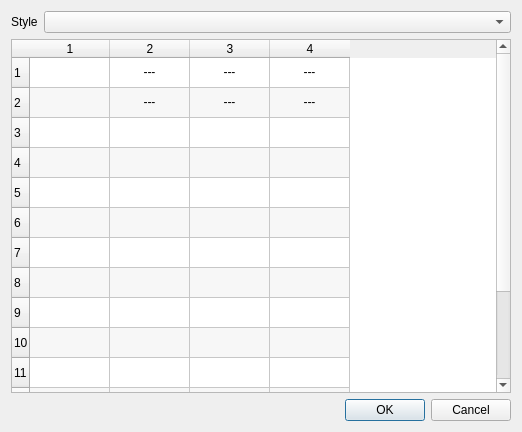
<?xml version="1.0" encoding="UTF-8"?>
<ui version="4.0">
 <class>CHighlighterDialog</class>
 <widget class="QDialog" name="CHighlighterDialog">
  <property name="geometry">
   <rect>
    <x>0</x>
    <y>0</y>
    <width>522</width>
    <height>432</height>
   </rect>
  </property>
  <property name="windowTitle">
   <string>Syntax highlighter</string>
  </property>
  <property name="locale">
   <locale language="English" country="UnitedKingdom"/>
  </property>
  <layout class="QFormLayout" name="formLayout">
   <item row="4" column="0" colspan="2">
    <widget class="QTableWidget" name="styleTable">
     <property name="sizePolicy">
      <sizepolicy hsizetype="Expanding" vsizetype="Expanding">
       <horstretch>0</horstretch>
       <verstretch>1</verstretch>
      </sizepolicy>
     </property>
     <property name="alternatingRowColors">
      <bool>true</bool>
     </property>
     <property name="selectionMode">
      <enum>QAbstractItemView::NoSelection</enum>
     </property>
     <property name="rowCount">
      <number>15</number>
     </property>
     <property name="columnCount">
      <number>4</number>
     </property>
     <attribute name="horizontalHeaderDefaultSectionSize">
      <number>80</number>
     </attribute>
     <row/>
     <row/>
     <row/>
     <row/>
     <row/>
     <row/>
     <row/>
     <row/>
     <row/>
     <row/>
     <row/>
     <row/>
     <row/>
     <row/>
     <row/>
     <column/>
     <column/>
     <column/>
     <column/>
     <item row="0" column="0">
      <property name="text">
       <string/>
      </property>
     </item>
     <item row="0" column="1">
      <property name="text">
       <string notr="true">---</string>
      </property>
      <property name="textAlignment">
       <set>AlignCenter</set>
      </property>
      <property name="flags">
       <set>NoItemFlags</set>
      </property>
     </item>
     <item row="0" column="2">
      <property name="text">
       <string notr="true">---</string>
      </property>
      <property name="textAlignment">
       <set>AlignCenter</set>
      </property>
      <property name="flags">
       <set>NoItemFlags</set>
      </property>
     </item>
     <item row="0" column="3">
      <property name="text">
       <string notr="true">---</string>
      </property>
      <property name="textAlignment">
       <set>AlignCenter</set>
      </property>
      <property name="flags">
       <set>NoItemFlags</set>
      </property>
     </item>
     <item row="1" column="0">
      <property name="text">
       <string/>
      </property>
     </item>
     <item row="1" column="1">
      <property name="text">
       <string notr="true">---</string>
      </property>
      <property name="textAlignment">
       <set>AlignCenter</set>
      </property>
      <property name="flags">
       <set>NoItemFlags</set>
      </property>
     </item>
     <item row="1" column="2">
      <property name="text">
       <string notr="true">---</string>
      </property>
      <property name="textAlignment">
       <set>AlignCenter</set>
      </property>
      <property name="flags">
       <set>NoItemFlags</set>
      </property>
     </item>
     <item row="1" column="3">
      <property name="text">
       <string notr="true">---</string>
      </property>
      <property name="textAlignment">
       <set>AlignCenter</set>
      </property>
      <property name="flags">
       <set>NoItemFlags</set>
      </property>
     </item>
     <item row="2" column="0">
      <property name="text">
       <string/>
      </property>
     </item>
     <item row="2" column="1">
      <property name="text">
       <string/>
      </property>
      <property name="checkState">
       <enum>Unchecked</enum>
      </property>
      <property name="flags">
       <set>ItemIsUserCheckable|ItemIsEnabled</set>
      </property>
     </item>
     <item row="2" column="2">
      <property name="text">
       <string/>
      </property>
      <property name="textAlignment">
       <set>AlignLeading|AlignVCenter</set>
      </property>
      <property name="checkState">
       <enum>Unchecked</enum>
      </property>
      <property name="flags">
       <set>ItemIsUserCheckable|ItemIsEnabled</set>
      </property>
     </item>
     <item row="2" column="3">
      <property name="text">
       <string/>
      </property>
     </item>
     <item row="3" column="0">
      <property name="text">
       <string/>
      </property>
     </item>
     <item row="3" column="1">
      <property name="text">
       <string/>
      </property>
      <property name="checkState">
       <enum>Unchecked</enum>
      </property>
      <property name="flags">
       <set>ItemIsUserCheckable|ItemIsEnabled</set>
      </property>
     </item>
     <item row="3" column="2">
      <property name="text">
       <string/>
      </property>
      <property name="checkState">
       <enum>Unchecked</enum>
      </property>
      <property name="flags">
       <set>ItemIsUserCheckable|ItemIsEnabled</set>
      </property>
     </item>
     <item row="3" column="3">
      <property name="text">
       <string/>
      </property>
     </item>
     <item row="4" column="0">
      <property name="text">
       <string/>
      </property>
     </item>
     <item row="4" column="1">
      <property name="text">
       <string/>
      </property>
      <property name="checkState">
       <enum>Unchecked</enum>
      </property>
      <property name="flags">
       <set>ItemIsUserCheckable|ItemIsEnabled</set>
      </property>
     </item>
     <item row="4" column="2">
      <property name="text">
       <string/>
      </property>
      <property name="checkState">
       <enum>Unchecked</enum>
      </property>
      <property name="flags">
       <set>ItemIsUserCheckable|ItemIsEnabled</set>
      </property>
     </item>
     <item row="4" column="3">
      <property name="text">
       <string/>
      </property>
     </item>
     <item row="5" column="0">
      <property name="text">
       <string/>
      </property>
     </item>
     <item row="5" column="1">
      <property name="text">
       <string/>
      </property>
      <property name="checkState">
       <enum>Unchecked</enum>
      </property>
      <property name="flags">
       <set>ItemIsUserCheckable|ItemIsEnabled</set>
      </property>
     </item>
     <item row="5" column="2">
      <property name="text">
       <string/>
      </property>
      <property name="checkState">
       <enum>Unchecked</enum>
      </property>
      <property name="flags">
       <set>ItemIsUserCheckable|ItemIsEnabled</set>
      </property>
     </item>
     <item row="5" column="3">
      <property name="text">
       <string/>
      </property>
     </item>
     <item row="6" column="0">
      <property name="text">
       <string/>
      </property>
     </item>
     <item row="6" column="1">
      <property name="text">
       <string/>
      </property>
      <property name="checkState">
       <enum>Unchecked</enum>
      </property>
      <property name="flags">
       <set>ItemIsUserCheckable|ItemIsEnabled</set>
      </property>
     </item>
     <item row="6" column="2">
      <property name="text">
       <string/>
      </property>
      <property name="checkState">
       <enum>Unchecked</enum>
      </property>
      <property name="flags">
       <set>ItemIsUserCheckable|ItemIsEnabled</set>
      </property>
     </item>
     <item row="6" column="3">
      <property name="text">
       <string/>
      </property>
     </item>
     <item row="7" column="0">
      <property name="text">
       <string/>
      </property>
     </item>
     <item row="7" column="1">
      <property name="text">
       <string/>
      </property>
      <property name="checkState">
       <enum>Unchecked</enum>
      </property>
      <property name="flags">
       <set>ItemIsUserCheckable|ItemIsEnabled</set>
      </property>
     </item>
     <item row="7" column="2">
      <property name="text">
       <string/>
      </property>
      <property name="checkState">
       <enum>Unchecked</enum>
      </property>
      <property name="flags">
       <set>ItemIsUserCheckable|ItemIsEnabled</set>
      </property>
     </item>
     <item row="7" column="3">
      <property name="text">
       <string/>
      </property>
     </item>
     <item row="8" column="0">
      <property name="text">
       <string/>
      </property>
     </item>
     <item row="8" column="1">
      <property name="text">
       <string/>
      </property>
      <property name="checkState">
       <enum>Unchecked</enum>
      </property>
      <property name="flags">
       <set>ItemIsUserCheckable|ItemIsEnabled</set>
      </property>
     </item>
     <item row="8" column="2">
      <property name="text">
       <string/>
      </property>
      <property name="checkState">
       <enum>Unchecked</enum>
      </property>
      <property name="flags">
       <set>ItemIsUserCheckable|ItemIsEnabled</set>
      </property>
     </item>
     <item row="8" column="3">
      <property name="text">
       <string/>
      </property>
     </item>
     <item row="9" column="0">
      <property name="text">
       <string/>
      </property>
     </item>
     <item row="9" column="1">
      <property name="text">
       <string/>
      </property>
      <property name="checkState">
       <enum>Unchecked</enum>
      </property>
      <property name="flags">
       <set>ItemIsUserCheckable|ItemIsEnabled</set>
      </property>
     </item>
     <item row="9" column="2">
      <property name="text">
       <string/>
      </property>
      <property name="checkState">
       <enum>Unchecked</enum>
      </property>
      <property name="flags">
       <set>ItemIsUserCheckable|ItemIsEnabled</set>
      </property>
     </item>
     <item row="9" column="3">
      <property name="text">
       <string/>
      </property>
     </item>
     <item row="10" column="0">
      <property name="text">
       <string/>
      </property>
     </item>
     <item row="10" column="1">
      <property name="text">
       <string/>
      </property>
      <property name="checkState">
       <enum>Unchecked</enum>
      </property>
      <property name="flags">
       <set>ItemIsUserCheckable|ItemIsEnabled</set>
      </property>
     </item>
     <item row="10" column="2">
      <property name="text">
       <string/>
      </property>
      <property name="checkState">
       <enum>Unchecked</enum>
      </property>
      <property name="flags">
       <set>ItemIsUserCheckable|ItemIsEnabled</set>
      </property>
     </item>
     <item row="10" column="3">
      <property name="text">
       <string/>
      </property>
     </item>
     <item row="11" column="0">
      <property name="text">
       <string/>
      </property>
     </item>
     <item row="11" column="1">
      <property name="text">
       <string/>
      </property>
      <property name="checkState">
       <enum>Unchecked</enum>
      </property>
      <property name="flags">
       <set>ItemIsUserCheckable|ItemIsEnabled</set>
      </property>
     </item>
     <item row="11" column="2">
      <property name="text">
       <string/>
      </property>
      <property name="checkState">
       <enum>Unchecked</enum>
      </property>
      <property name="flags">
       <set>ItemIsUserCheckable|ItemIsEnabled</set>
      </property>
     </item>
     <item row="11" column="3">
      <property name="text">
       <string/>
      </property>
     </item>
     <item row="12" column="0">
      <property name="text">
       <string/>
      </property>
     </item>
     <item row="12" column="1">
      <property name="text">
       <string/>
      </property>
      <property name="checkState">
       <enum>Unchecked</enum>
      </property>
      <property name="flags">
       <set>ItemIsUserCheckable|ItemIsEnabled</set>
      </property>
     </item>
     <item row="12" column="2">
      <property name="text">
       <string/>
      </property>
      <property name="checkState">
       <enum>Unchecked</enum>
      </property>
      <property name="flags">
       <set>ItemIsUserCheckable|ItemIsEnabled</set>
      </property>
     </item>
     <item row="12" column="3">
      <property name="text">
       <string/>
      </property>
     </item>
     <item row="13" column="0">
      <property name="text">
       <string/>
      </property>
     </item>
     <item row="13" column="1">
      <property name="text">
       <string/>
      </property>
      <property name="checkState">
       <enum>Unchecked</enum>
      </property>
      <property name="flags">
       <set>ItemIsUserCheckable|ItemIsEnabled</set>
      </property>
     </item>
     <item row="13" column="2">
      <property name="text">
       <string/>
      </property>
      <property name="checkState">
       <enum>Unchecked</enum>
      </property>
      <property name="flags">
       <set>ItemIsUserCheckable|ItemIsEnabled</set>
      </property>
     </item>
     <item row="13" column="3">
      <property name="text">
       <string/>
      </property>
     </item>
     <item row="14" column="0">
      <property name="text">
       <string notr="true">---</string>
      </property>
      <property name="textAlignment">
       <set>AlignCenter</set>
      </property>
      <property name="flags">
       <set>NoItemFlags</set>
      </property>
     </item>
     <item row="14" column="1">
      <property name="text">
       <string notr="true">---</string>
      </property>
      <property name="textAlignment">
       <set>AlignCenter</set>
      </property>
      <property name="flags">
       <set>NoItemFlags</set>
      </property>
     </item>
     <item row="14" column="2">
      <property name="text">
       <string notr="true">---</string>
      </property>
      <property name="textAlignment">
       <set>AlignCenter</set>
      </property>
      <property name="flags">
       <set>NoItemFlags</set>
      </property>
     </item>
     <item row="14" column="3">
      <property name="text">
       <string/>
      </property>
     </item>
    </widget>
   </item>
   <item row="0" column="0">
    <widget class="QLabel" name="styleLabel">
     <property name="text">
      <string>Style</string>
     </property>
    </widget>
   </item>
   <item row="0" column="1">
    <widget class="QComboBox" name="styleFilesBox"/>
   </item>
   <item row="5" column="1">
    <widget class="QDialogButtonBox" name="buttonBox">
     <property name="orientation">
      <enum>Qt::Horizontal</enum>
     </property>
     <property name="standardButtons">
      <set>QDialogButtonBox::Cancel|QDialogButtonBox::Ok</set>
     </property>
    </widget>
   </item>
  </layout>
 </widget>
 <resources/>
 <connections>
  <connection>
   <sender>buttonBox</sender>
   <signal>accepted()</signal>
   <receiver>CHighlighterDialog</receiver>
   <slot>accept()</slot>
   <hints>
    <hint type="sourcelabel">
     <x>228</x>
     <y>352</y>
    </hint>
    <hint type="destinationlabel">
     <x>228</x>
     <y>184</y>
    </hint>
   </hints>
  </connection>
  <connection>
   <sender>buttonBox</sender>
   <signal>rejected()</signal>
   <receiver>CHighlighterDialog</receiver>
   <slot>reject()</slot>
   <hints>
    <hint type="sourcelabel">
     <x>228</x>
     <y>352</y>
    </hint>
    <hint type="destinationlabel">
     <x>228</x>
     <y>184</y>
    </hint>
   </hints>
  </connection>
 </connections>
</ui>
